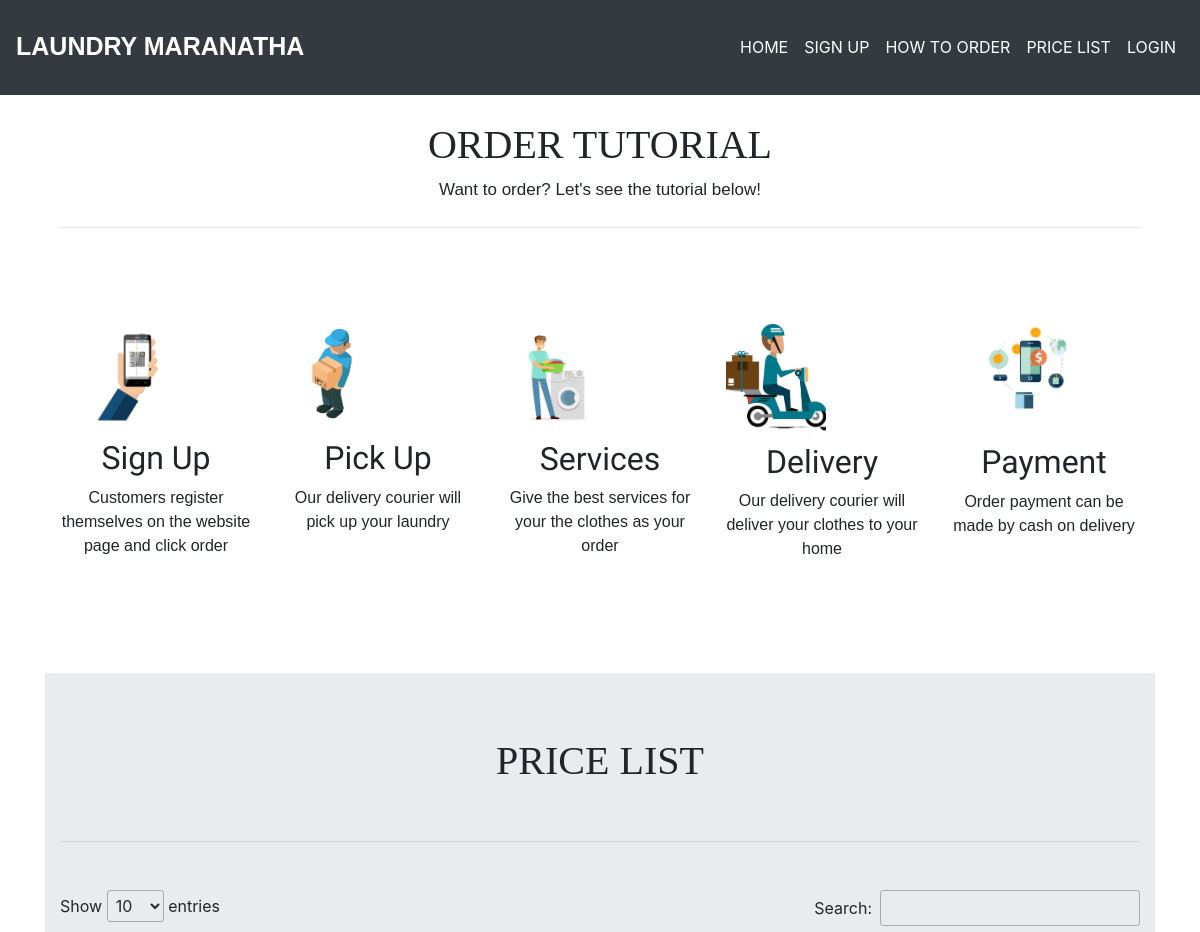
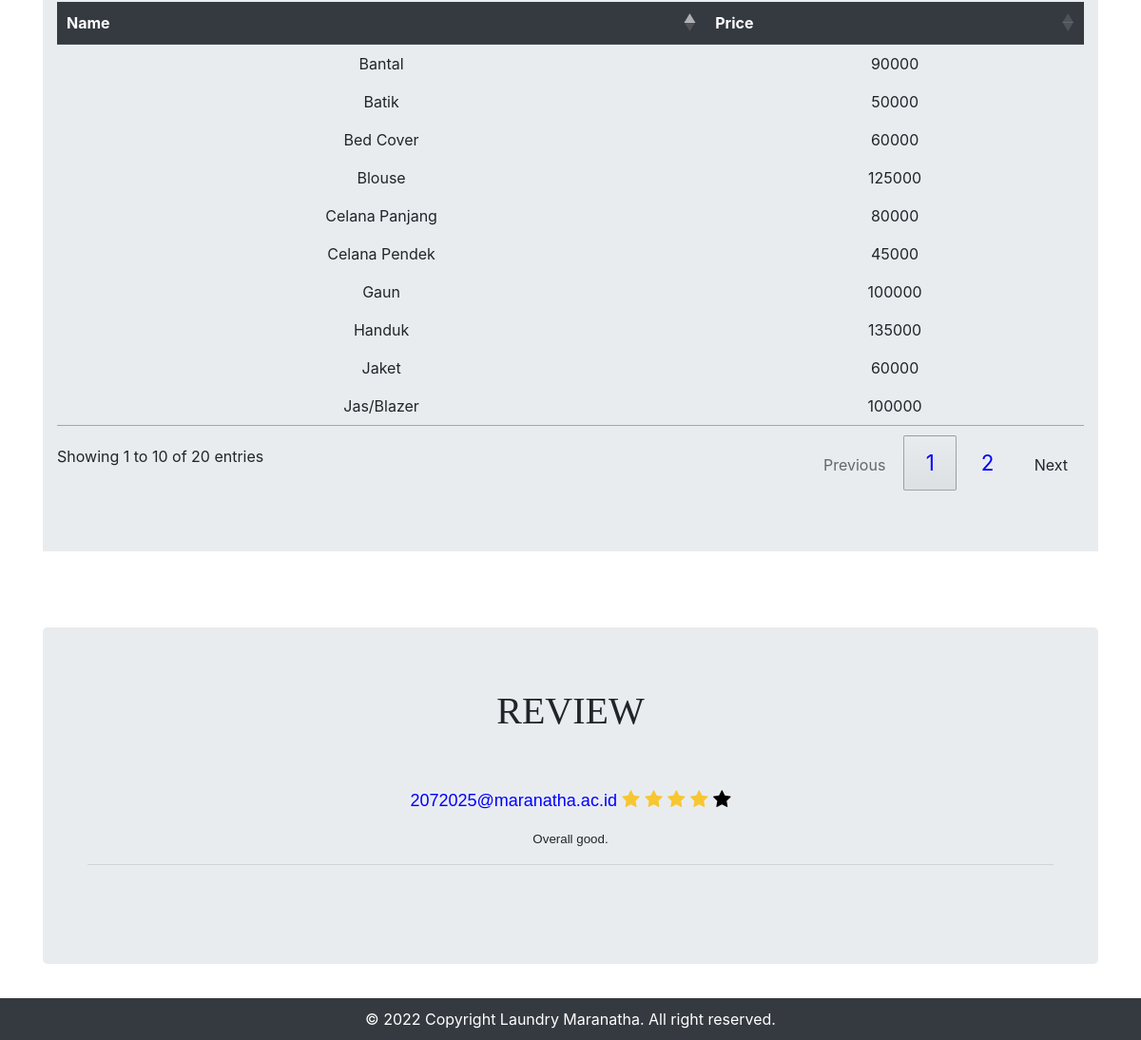
The page / on the database its author committed (2 pictures, top to bottom).
### tables this page shows
CREATE TABLE `harga` (
  `id` int(11) NOT NULL,
  `nama_barang` varchar(30) DEFAULT NULL,
  `harga` int(11) DEFAULT NULL
);

CREATE TABLE `rating` (
  `id_rating` int(10) NOT NULL,
  `email` varchar(50) DEFAULT NULL,
  `rating` varchar(10) DEFAULT NULL,
  `komentar` varchar(50) DEFAULT NULL
);

### controller/PriceController.php (called while the page is built)
<?php
class PriceController
{
    private $priceDao;
    private $ratingDao;
    public function __construct()
{
    $this->priceDao = new PriceDaoImpl();
    $this->ratingDao = new RatingDaoImpl();
}
    public function index(){
        $harga = $this->priceDao->fetchAllPrice();
        $rating = $this->ratingDao->fetchAllRating();
        include_once 'view/home-view.php';
    }
}

### dao/PriceDaoImpl.php (called while the page is built, shortened)
<?php
class PriceDaoImpl
{
    public function fetchAllPrice(){
        $link = ConnectionUtil::getMySQLConnection();
        $query = 'SELECT * FROM harga';
        $stmt = $link->prepare($query);
        $stmt->setFetchMode(PDO::FETCH_CLASS | PDO::FETCH_PROPS_LATE, 'Price');
        $stmt->execute();
        return $stmt->fetchAll();
    }
}

### entity/Price.php (called while the page is built, shortened)
<?php
class Price
{
    private $nama_barang;
    private $harga;
    public function getNamaBarang()
    {
        return $this->nama_barang;
    }
    public function getHarga()
    {
        return $this->harga;
    }
}

### dao/RatingDaoImpl.php (called while the page is built, shortened)
<?php
class RatingDaoImpl
{
    public function fetchAllRating(){
        $link = ConnectionUtil::getMySQLConnection();
        $query = 'SELECT * FROM rating';
        $stmt = $link->prepare($query);
        $stmt->setFetchMode(PDO::FETCH_CLASS | PDO::FETCH_PROPS_LATE, 'Rating');
        $stmt->execute();
        return $stmt->fetchAll();
    }
}

### entity/Rating.php (called while the page is built, shortened)
<?php
class Rating
{
    private $email;
    private $rating;
    private $komentar;
    public function getEmail()
    {
        return $this->email;
    }
    public function getRating()
    {
        return $this->rating;
    }
    public function getKomentar()
    {
        return $this->komentar;
    }
}

### view/home-view.php (the view, shortened to what this page needs)
<div class="jumbotron jumbotron-fluid bg-white">
    <div class="container">
        <div class="tengah">
            <br>
            <h1 class="tengah">ORDER TUTORIAL</h1>
            <p style="text-align:center; font-size: 17px;" class="">Want to order? Let's see the tutorial below!</p>
            <hr class="my-4">
            <br><br><br>
            <div class="row">
                <div class="col-sm">
                    <h6><img src="images/img3.png" width="135px"> </h6>
                    <h2>Sign Up</h2>
                    <p style="font-size: 100%;">Customers register themselves on the website page and click order</p>
                </div>
                <div class="col-sm">
                    <h6><img src="images/img4.png" width="100px"> </h6>
                    <h2>Pick Up</h2>
                    <p style="font-size: 100%;">Our delivery courier will pick up your laundry</p>
                </div>
                <div class="col-sm">
                    <h6><img src="images/img5.png" width="108px"> </h6>
                    <h2>Services</h2>
                    <p style="font-size: 100%;">Give the best services for your the clothes as your order</p>
                </div>
                <div class="col-sm">
                    <h6><img src="images/img6.png" width="100px"> </h6>
                    <h2>Delivery</h2>
                    <p style="font-size: 100%;">Our delivery courier will deliver your clothes to your home</p>
                </div>
                <div class="col-sm">
                    <h6><img src="images/img7.png" width="160px"> </h6><br>
                    <h2>Payment</h2>
                    <p style="font-size: 100%;">Order payment can be made by cash on delivery</p>
                </div>
            </div>
        </div>
    </div>
</div>
<id="price-list">
    <div class="jumbotron jumbotron-fluid">
        <div class="container">
            <div class="tengah">
                <h1 class="tengah">PRICE LIST</h1>
                <br>
                <hr class="my-4">
                <br>
                <table id="pagination" class="table table-borderless table-hover">
                    <thead  class="thead-dark">
                        <tr>
                            <th scope="col">Name</th>
                            <th scope="col">Price</th>
                        </tr>
                    </thead>
                    <tbody>
                        <?php
                        foreach ($harga as $price) {
                            echo '<tr>';
                            echo '<td>' . $price->getNamaBarang() . '</td>';
                            echo '<td>' . $price->getHarga() . '</td>';
                            echo '</tr>';
                        }
                        ?>
                    </tbody>
                </table>
            </div>
        </div>
    </div>
    <head>
        <link rel='stylesheet' href='http://maxcdn.bootstrapcdn.com/font-awesome/4.4.0/css/font-awesome.min.css'>
    </head>
    <br><br>
    <div class="jumbotron jumbotron">
        <div class="container">
            <div class="tengah ">
                <h1 class="tengah">REVIEW</h1><br><br>
                <div class="row">
                    <div class="col-md-12">
                        <?php
                        foreach ($rating as $ratings) {
                            if ( $ratings->getRating() == "5"){
                                echo '<p style="font-size: 120%;">
                                <span style="font-size:18px;">' . $ratings->getEmail() . '</span>
                                <i class="fa fa-star" data-rating="2" style="font-size:20px;color:#f7c631;"></i>
                                <i class="fa fa-star" data-rating="2" style="font-size:20px;color:#f7c631;"></i>
                                <i class="fa fa-star" data-rating="2" style="font-size:20px;color:#f7c631;"></i>
                                <i class="fa fa-star" data-rating="2" style="font-size:20px;color:#f7c631;"></i>
                                <i class="fa fa-star" data-rating="2" style="font-size:20px;color:#f7c631;"></i>
                                </p>';
                                echo '<p>' . $ratings->getKomentar() . '</p>';
                                echo '<hr>';
                            }
                            else if ( $ratings->getRating() == "4"){
                                echo '<p style="font-size: 120%;">
                                <span style="font-size:18px;">' . $ratings->getEmail() . '</span>
                                <i class="fa fa-star" data-rating="2" style="font-size:20px;color:#f7c631;"></i>
                                <i class="fa fa-star" data-rating="2" style="font-size:20px;color:#f7c631;"></i>
                                <i class="fa fa-star" data-rating="2" style="font-size:20px;color:#f7c631;"></i>
                                <i class="fa fa-star" data-rating="2" style="font-size:20px;color:#f7c631;"></i>
                                <i class="fa fa-star" data-rating="2" style="font-size:20px;color:black;"></i>
                                </p>';
                                echo '<p>' . $ratings->getKomentar() . '</p>';
                                echo '<hr>';
                            }
                        }
                        ?>
                        <br>
                    </div>
                </div>
            </div>
        </div>
    </div>
    <br><br>

### index.php (shortened to what this page needs)
<?php
include_once 'entity/Price.php';
include_once 'entity/Rating.php';
include_once 'dao/PriceDaoImpl.php';
include_once 'dao/RatingDaoImpl.php';
include_once 'controller/PriceController.php';
?>
<!doctype html>
<html lang="en">
<head>
    <link rel="stylesheet" href="css/index.css">
    <link rel="stylesheet" href="bootstrap/css/bootstrap.min.css">
    <link rel="stylesheet" href="bootstrap/dataTables.bootstrap4.min.css">
    <link rel="stylesheet" type="text/css" href="https://cdn.datatables.net/1.11.4/css/jquery.dataTables.min.css" />
</head>
<body>
    <div class="container" style="position: relative; min-height:100%;">
        <?php if ($_SESSION['web_is_logged'] == false) { ?>
            <nav class="navbar fixed-top navbar-expand-lg navbar-dark bg-dark">
                <a class="navbar-brand" href="?webmenu=home">
                    <p style="font-size:25px; padding-top:15px;"><b>LAUNDRY MARANATHA</b></p>
                </a>
                <div class="collapse navbar-collapse" id="navbarNavAltMarkup">
                    <div class="navbar-nav ml-auto">
                        <a class="nav-item nav-link active" href="?webmenu=home">HOME</a>
                        <a class="nav-item nav-link active" href="?webmenu=signup">SIGN UP</a>
                        <a class="nav-item nav-link active nav-pills nav-fill" href="?webmenu=home#how-to-order">HOW TO ORDER</a>
                        <a class="nav-item nav-link active" href="?webmenu=home#price-list">PRICE LIST</a>
                        <a class="nav-item nav-link active" href="?webmenu=login">LOGIN</a>
                    </div>
                </div>
            </nav>
        <?php } ?>
        <?php
        $menu = filter_input(INPUT_GET, 'webmenu');
        switch ($menu) {
            default;
                $priceController = new PriceController();
                $priceController->index();
        }
        ?>
    </div>
    <div class="footer">
        © 2022 Copyright Laundry Maranatha. All right reserved.
    </div>
</body>
</html>

### css/index.css (style rules this page uses)
img { height: 10m; text-align: left; }
p { font-size: smaller; font-family: Myfont, sans-serif !important; }
body { font-family: 'Source Sans Pro'; margin: 0; color: white; }
span { font-size: 1.4em; color: blue; }
.tengah { text-align: center; }
.container { text-align: left; }
h1 { text-align: left; padding-left: 0px; font-family: serif; }
h6 { text-align: left; }
h2 { font-family: "Sofia"; }

### index.php (style rules this page uses)
.footer { position: fixed; left: 0; bottom: 0; width: 100%; background-color: #353a40; color: white; text-align: center; padding: 10px 10px 10px 10px; }

### rows shown on the page
harga: nama_barang "Batik", harga "50000"
harga: nama_barang "Gaun", harga "100000"
harga: nama_barang "Bed Cover", harga "60000"
harga: nama_barang "Jaket", harga "60000"
harga: nama_barang "Jas/Blazer", harga "100000"
harga: nama_barang "Celana Pendek", harga "45000"
harga: nama_barang "Celana Panjang", harga "80000"
harga: nama_barang "Blouse", harga "125000"
harga: nama_barang "Bantal", harga "90000"
harga: nama_barang "Handuk", harga "135000"
rating: email "2072025@maranatha.ac.id", komentar "Overall good."
